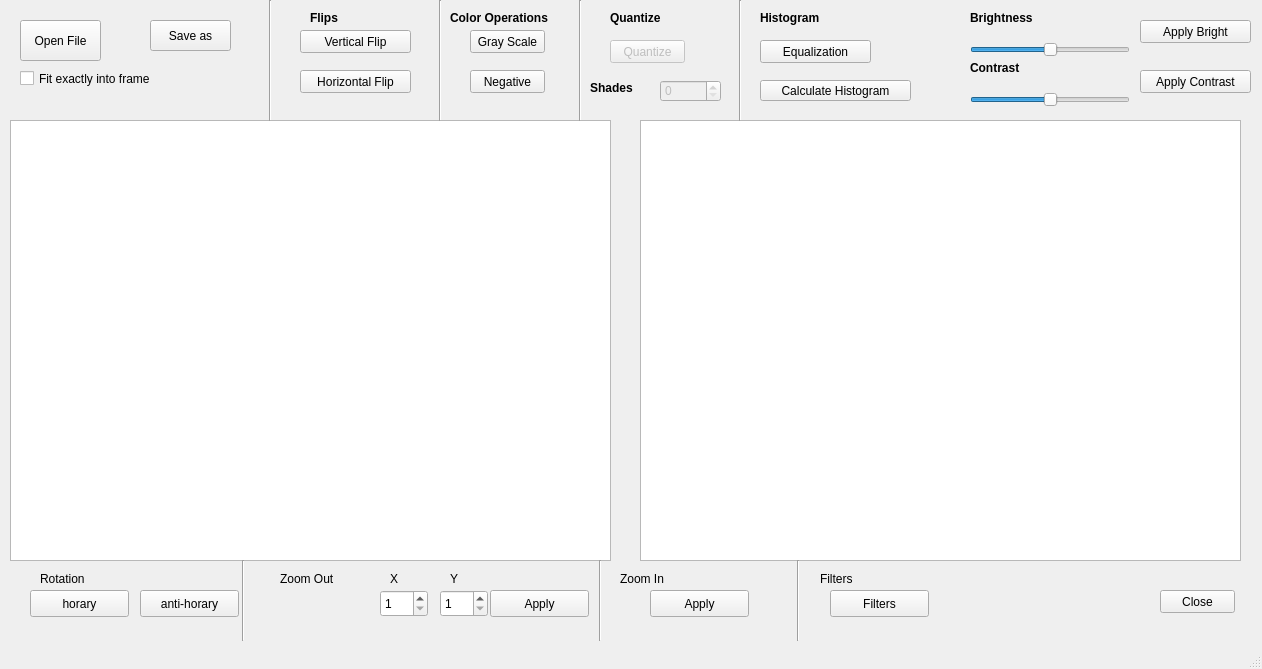
<?xml version="1.0" encoding="UTF-8"?>
<ui version="4.0">
 <class>MainWindow</class>
 <widget class="QMainWindow" name="MainWindow">
  <property name="geometry">
   <rect>
    <x>0</x>
    <y>0</y>
    <width>1262</width>
    <height>669</height>
   </rect>
  </property>
  <property name="windowTitle">
   <string>Image Editor</string>
  </property>
  <widget class="QWidget" name="centralWidget">
   <widget class="QPushButton" name="closeButton">
    <property name="geometry">
     <rect>
      <x>1160</x>
      <y>590</y>
      <width>75</width>
      <height>23</height>
     </rect>
    </property>
    <property name="text">
     <string>Close</string>
    </property>
   </widget>
   <widget class="QPushButton" name="openButton">
    <property name="geometry">
     <rect>
      <x>20</x>
      <y>20</y>
      <width>81</width>
      <height>41</height>
     </rect>
    </property>
    <property name="text">
     <string>Open File</string>
    </property>
   </widget>
   <widget class="QGraphicsView" name="modifiedGV">
    <property name="geometry">
     <rect>
      <x>640</x>
      <y>120</y>
      <width>601</width>
      <height>441</height>
     </rect>
    </property>
   </widget>
   <widget class="QGraphicsView" name="originalGV">
    <property name="geometry">
     <rect>
      <x>10</x>
      <y>120</y>
      <width>601</width>
      <height>441</height>
     </rect>
    </property>
   </widget>
   <widget class="QCheckBox" name="fitCheck">
    <property name="geometry">
     <rect>
      <x>20</x>
      <y>70</y>
      <width>131</width>
      <height>17</height>
     </rect>
    </property>
    <property name="text">
     <string>Fit exactly into frame</string>
    </property>
   </widget>
   <widget class="QPushButton" name="saveButton">
    <property name="geometry">
     <rect>
      <x>150</x>
      <y>20</y>
      <width>81</width>
      <height>31</height>
     </rect>
    </property>
    <property name="text">
     <string>Save as</string>
    </property>
   </widget>
   <widget class="QPushButton" name="vertFlipButton">
    <property name="geometry">
     <rect>
      <x>300</x>
      <y>30</y>
      <width>111</width>
      <height>23</height>
     </rect>
    </property>
    <property name="text">
     <string>Vertical Flip</string>
    </property>
   </widget>
   <widget class="QPushButton" name="horizFlipButton">
    <property name="geometry">
     <rect>
      <x>300</x>
      <y>70</y>
      <width>111</width>
      <height>23</height>
     </rect>
    </property>
    <property name="text">
     <string>Horizontal Flip</string>
    </property>
   </widget>
   <widget class="QPushButton" name="grayScaleButton">
    <property name="geometry">
     <rect>
      <x>470</x>
      <y>30</y>
      <width>75</width>
      <height>23</height>
     </rect>
    </property>
    <property name="text">
     <string>Gray Scale</string>
    </property>
   </widget>
   <widget class="QPushButton" name="quantizeButton">
    <property name="enabled">
     <bool>false</bool>
    </property>
    <property name="geometry">
     <rect>
      <x>610</x>
      <y>40</y>
      <width>75</width>
      <height>23</height>
     </rect>
    </property>
    <property name="text">
     <string>Quantize</string>
    </property>
   </widget>
   <widget class="QSpinBox" name="quantizeValue">
    <property name="enabled">
     <bool>false</bool>
    </property>
    <property name="geometry">
     <rect>
      <x>660</x>
      <y>80</y>
      <width>61</width>
      <height>22</height>
     </rect>
    </property>
    <property name="minimum">
     <number>0</number>
    </property>
    <property name="maximum">
     <number>256</number>
    </property>
   </widget>
   <widget class="QLabel" name="label">
    <property name="geometry">
     <rect>
      <x>310</x>
      <y>10</y>
      <width>81</width>
      <height>16</height>
     </rect>
    </property>
    <property name="font">
     <font>
      <weight>75</weight>
      <bold>true</bold>
     </font>
    </property>
    <property name="text">
     <string>Flips</string>
    </property>
   </widget>
   <widget class="QLabel" name="label_2">
    <property name="geometry">
     <rect>
      <x>450</x>
      <y>10</y>
      <width>131</width>
      <height>16</height>
     </rect>
    </property>
    <property name="font">
     <font>
      <weight>75</weight>
      <bold>true</bold>
     </font>
    </property>
    <property name="text">
     <string>Color Operations</string>
    </property>
   </widget>
   <widget class="Line" name="line">
    <property name="geometry">
     <rect>
      <x>260</x>
      <y>0</y>
      <width>20</width>
      <height>121</height>
     </rect>
    </property>
    <property name="orientation">
     <enum>Qt::Vertical</enum>
    </property>
   </widget>
   <widget class="Line" name="line_2">
    <property name="geometry">
     <rect>
      <x>430</x>
      <y>0</y>
      <width>20</width>
      <height>121</height>
     </rect>
    </property>
    <property name="orientation">
     <enum>Qt::Vertical</enum>
    </property>
   </widget>
   <widget class="QPushButton" name="histogramButton">
    <property name="geometry">
     <rect>
      <x>760</x>
      <y>80</y>
      <width>151</width>
      <height>21</height>
     </rect>
    </property>
    <property name="text">
     <string>Calculate Histogram</string>
    </property>
   </widget>
   <widget class="QSlider" name="brightSlider">
    <property name="geometry">
     <rect>
      <x>970</x>
      <y>40</y>
      <width>160</width>
      <height>19</height>
     </rect>
    </property>
    <property name="minimum">
     <number>-255</number>
    </property>
    <property name="maximum">
     <number>255</number>
    </property>
    <property name="orientation">
     <enum>Qt::Horizontal</enum>
    </property>
   </widget>
   <widget class="QPushButton" name="brightButton">
    <property name="geometry">
     <rect>
      <x>1140</x>
      <y>20</y>
      <width>111</width>
      <height>23</height>
     </rect>
    </property>
    <property name="text">
     <string>Apply Bright</string>
    </property>
   </widget>
   <widget class="QSlider" name="contrastSlider">
    <property name="geometry">
     <rect>
      <x>970</x>
      <y>90</y>
      <width>160</width>
      <height>19</height>
     </rect>
    </property>
    <property name="minimum">
     <number>-4</number>
    </property>
    <property name="maximum">
     <number>4</number>
    </property>
    <property name="value">
     <number>0</number>
    </property>
    <property name="orientation">
     <enum>Qt::Horizontal</enum>
    </property>
   </widget>
   <widget class="QPushButton" name="contrastButton">
    <property name="geometry">
     <rect>
      <x>1140</x>
      <y>70</y>
      <width>111</width>
      <height>23</height>
     </rect>
    </property>
    <property name="text">
     <string>Apply Contrast</string>
    </property>
   </widget>
   <widget class="QPushButton" name="negativeButton">
    <property name="geometry">
     <rect>
      <x>470</x>
      <y>70</y>
      <width>75</width>
      <height>23</height>
     </rect>
    </property>
    <property name="text">
     <string>Negative</string>
    </property>
   </widget>
   <widget class="QPushButton" name="equalizationButton">
    <property name="geometry">
     <rect>
      <x>760</x>
      <y>40</y>
      <width>111</width>
      <height>23</height>
     </rect>
    </property>
    <property name="text">
     <string>Equalization</string>
    </property>
   </widget>
   <widget class="QLabel" name="label_3">
    <property name="geometry">
     <rect>
      <x>970</x>
      <y>10</y>
      <width>71</width>
      <height>16</height>
     </rect>
    </property>
    <property name="font">
     <font>
      <weight>75</weight>
      <bold>true</bold>
     </font>
    </property>
    <property name="text">
     <string>Brightness</string>
    </property>
   </widget>
   <widget class="QLabel" name="label_4">
    <property name="geometry">
     <rect>
      <x>970</x>
      <y>60</y>
      <width>71</width>
      <height>16</height>
     </rect>
    </property>
    <property name="font">
     <font>
      <weight>75</weight>
      <bold>true</bold>
     </font>
    </property>
    <property name="text">
     <string>Contrast</string>
    </property>
   </widget>
   <widget class="Line" name="line_3">
    <property name="geometry">
     <rect>
      <x>570</x>
      <y>0</y>
      <width>20</width>
      <height>121</height>
     </rect>
    </property>
    <property name="orientation">
     <enum>Qt::Vertical</enum>
    </property>
   </widget>
   <widget class="QLabel" name="label_5">
    <property name="geometry">
     <rect>
      <x>610</x>
      <y>10</y>
      <width>111</width>
      <height>16</height>
     </rect>
    </property>
    <property name="font">
     <font>
      <weight>75</weight>
      <bold>true</bold>
     </font>
    </property>
    <property name="text">
     <string>Quantize</string>
    </property>
   </widget>
   <widget class="QLabel" name="label_6">
    <property name="geometry">
     <rect>
      <x>590</x>
      <y>80</y>
      <width>61</width>
      <height>16</height>
     </rect>
    </property>
    <property name="font">
     <font>
      <weight>75</weight>
      <bold>true</bold>
     </font>
    </property>
    <property name="text">
     <string>Shades</string>
    </property>
   </widget>
   <widget class="Line" name="line_4">
    <property name="geometry">
     <rect>
      <x>730</x>
      <y>0</y>
      <width>20</width>
      <height>121</height>
     </rect>
    </property>
    <property name="orientation">
     <enum>Qt::Vertical</enum>
    </property>
   </widget>
   <widget class="QLabel" name="label_7">
    <property name="geometry">
     <rect>
      <x>760</x>
      <y>10</y>
      <width>111</width>
      <height>16</height>
     </rect>
    </property>
    <property name="font">
     <font>
      <weight>75</weight>
      <bold>true</bold>
     </font>
    </property>
    <property name="text">
     <string>Histogram</string>
    </property>
   </widget>
   <widget class="QPushButton" name="filtersButton">
    <property name="geometry">
     <rect>
      <x>830</x>
      <y>590</y>
      <width>99</width>
      <height>27</height>
     </rect>
    </property>
    <property name="text">
     <string>Filters</string>
    </property>
   </widget>
   <widget class="QPushButton" name="horaryRotButton">
    <property name="geometry">
     <rect>
      <x>30</x>
      <y>590</y>
      <width>99</width>
      <height>27</height>
     </rect>
    </property>
    <property name="text">
     <string>horary</string>
    </property>
   </widget>
   <widget class="QPushButton" name="antiHoraryRotButton">
    <property name="geometry">
     <rect>
      <x>140</x>
      <y>590</y>
      <width>99</width>
      <height>27</height>
     </rect>
    </property>
    <property name="text">
     <string>anti-horary</string>
    </property>
   </widget>
   <widget class="QPushButton" name="zoomOutButton">
    <property name="geometry">
     <rect>
      <x>490</x>
      <y>590</y>
      <width>99</width>
      <height>27</height>
     </rect>
    </property>
    <property name="text">
     <string>Apply</string>
    </property>
   </widget>
   <widget class="QPushButton" name="zoomInButton">
    <property name="geometry">
     <rect>
      <x>650</x>
      <y>590</y>
      <width>99</width>
      <height>27</height>
     </rect>
    </property>
    <property name="text">
     <string>Apply</string>
    </property>
   </widget>
   <widget class="QSpinBox" name="spinBox">
    <property name="geometry">
     <rect>
      <x>380</x>
      <y>590</y>
      <width>48</width>
      <height>27</height>
     </rect>
    </property>
    <property name="minimum">
     <number>1</number>
    </property>
    <property name="maximum">
     <number>10</number>
    </property>
   </widget>
   <widget class="QSpinBox" name="spinBox_2">
    <property name="geometry">
     <rect>
      <x>440</x>
      <y>590</y>
      <width>48</width>
      <height>27</height>
     </rect>
    </property>
    <property name="minimum">
     <number>1</number>
    </property>
    <property name="maximum">
     <number>10</number>
    </property>
   </widget>
   <widget class="QLabel" name="label_8">
    <property name="geometry">
     <rect>
      <x>40</x>
      <y>570</y>
      <width>81</width>
      <height>17</height>
     </rect>
    </property>
    <property name="text">
     <string>Rotation</string>
    </property>
   </widget>
   <widget class="QLabel" name="label_9">
    <property name="geometry">
     <rect>
      <x>280</x>
      <y>570</y>
      <width>91</width>
      <height>17</height>
     </rect>
    </property>
    <property name="text">
     <string>Zoom Out</string>
    </property>
   </widget>
   <widget class="QLabel" name="label_10">
    <property name="geometry">
     <rect>
      <x>390</x>
      <y>570</y>
      <width>16</width>
      <height>17</height>
     </rect>
    </property>
    <property name="text">
     <string>X</string>
    </property>
   </widget>
   <widget class="QLabel" name="label_11">
    <property name="geometry">
     <rect>
      <x>450</x>
      <y>570</y>
      <width>16</width>
      <height>17</height>
     </rect>
    </property>
    <property name="text">
     <string>Y</string>
    </property>
   </widget>
   <widget class="Line" name="line_5">
    <property name="geometry">
     <rect>
      <x>233</x>
      <y>560</y>
      <width>20</width>
      <height>81</height>
     </rect>
    </property>
    <property name="orientation">
     <enum>Qt::Vertical</enum>
    </property>
   </widget>
   <widget class="Line" name="line_6">
    <property name="geometry">
     <rect>
      <x>590</x>
      <y>560</y>
      <width>20</width>
      <height>81</height>
     </rect>
    </property>
    <property name="orientation">
     <enum>Qt::Vertical</enum>
    </property>
   </widget>
   <widget class="Line" name="line_7">
    <property name="geometry">
     <rect>
      <x>790</x>
      <y>560</y>
      <width>16</width>
      <height>81</height>
     </rect>
    </property>
    <property name="orientation">
     <enum>Qt::Vertical</enum>
    </property>
   </widget>
   <widget class="QLabel" name="label_12">
    <property name="geometry">
     <rect>
      <x>620</x>
      <y>570</y>
      <width>67</width>
      <height>17</height>
     </rect>
    </property>
    <property name="text">
     <string>Zoom In</string>
    </property>
   </widget>
   <widget class="QLabel" name="label_13">
    <property name="geometry">
     <rect>
      <x>820</x>
      <y>570</y>
      <width>67</width>
      <height>17</height>
     </rect>
    </property>
    <property name="text">
     <string>Filters</string>
    </property>
   </widget>
  </widget>
  <widget class="QMenuBar" name="menuBar">
   <property name="geometry">
    <rect>
     <x>0</x>
     <y>0</y>
     <width>1262</width>
     <height>25</height>
    </rect>
   </property>
  </widget>
  <widget class="QStatusBar" name="statusBar"/>
 </widget>
 <layoutdefault spacing="6" margin="11"/>
 <resources/>
 <connections>
  <connection>
   <sender>closeButton</sender>
   <signal>clicked()</signal>
   <receiver>MainWindow</receiver>
   <slot>close()</slot>
   <hints>
    <hint type="sourcelabel">
     <x>1160</x>
     <y>646</y>
    </hint>
    <hint type="destinationlabel">
     <x>74</x>
     <y>220</y>
    </hint>
   </hints>
  </connection>
 </connections>
</ui>
